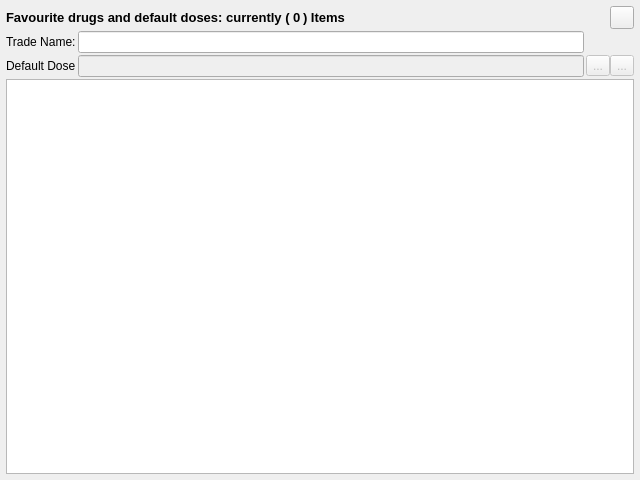
<?xml version="1.0" encoding="UTF-8"?>
<ui version="4.0">
 <class>favouriteDrugsEditor</class>
 <widget class="QDialog" name="favouriteDrugsEditor">
  <property name="geometry">
   <rect>
    <x>0</x>
    <y>0</y>
    <width>640</width>
    <height>480</height>
   </rect>
  </property>
  <property name="windowTitle">
   <string>Dialog</string>
  </property>
  <property name="modal">
   <bool>true</bool>
  </property>
  <layout class="QGridLayout" name="gridLayout">
   <property name="leftMargin">
    <number>6</number>
   </property>
   <property name="topMargin">
    <number>6</number>
   </property>
   <property name="rightMargin">
    <number>6</number>
   </property>
   <property name="bottomMargin">
    <number>6</number>
   </property>
   <property name="spacing">
    <number>2</number>
   </property>
   <item row="3" column="0" colspan="2">
    <layout class="QHBoxLayout" name="horizontalLayout_2">
     <item>
      <widget class="QLabel" name="label_2">
       <property name="text">
        <string>Default Dose</string>
       </property>
      </widget>
     </item>
     <item>
      <widget class="genericLineEdit" name="dose">
       <property name="enabled">
        <bool>false</bool>
       </property>
       <property name="readOnly">
        <bool>false</bool>
       </property>
       <property name="clearButtonEnabled">
        <bool>true</bool>
       </property>
      </widget>
     </item>
    </layout>
   </item>
   <item row="0" column="0" rowspan="2" colspan="3">
    <layout class="QHBoxLayout" name="horizontalLayout_3">
     <item>
      <widget class="QLabel" name="label_3">
       <property name="font">
        <font>
         <pointsize>10</pointsize>
        </font>
       </property>
       <property name="toolTip">
        <string>&lt;html&gt;&lt;head/&gt;&lt;body&gt;&lt;p&gt;Here you can add more drugs to your favourites and set its default dose.&lt;/p&gt;&lt;p align=&quot;justify&quot;&gt;Any drug you enter in patient list will be added here automatically with its dose.&lt;/p&gt;&lt;p align=&quot;justify&quot;&gt;You can toggle between all drugs mode and favourite mode by clicking Middle mouse click over drugs input line in either main window or visits window&lt;/p&gt;&lt;/body&gt;&lt;/html&gt;</string>
       </property>
       <property name="text">
        <string>&lt;html&gt;&lt;head/&gt;&lt;body&gt;&lt;p&gt;&lt;span style=&quot; font-weight:600;&quot;&gt;Favourite drugs and default doses: currently (&lt;/span&gt;&lt;/p&gt;&lt;/body&gt;&lt;/html&gt;</string>
       </property>
      </widget>
     </item>
     <item>
      <widget class="QLabel" name="rowsCount">
       <property name="text">
        <string>&lt;html&gt;&lt;head/&gt;&lt;body&gt;&lt;p&gt;&lt;span style=&quot; font-size:10pt; font-weight:600;&quot;&gt;0&lt;/span&gt;&lt;/p&gt;&lt;/body&gt;&lt;/html&gt;</string>
       </property>
      </widget>
     </item>
     <item>
      <widget class="QLabel" name="label_5">
       <property name="text">
        <string>&lt;html&gt;&lt;head/&gt;&lt;body&gt;&lt;p&gt;&lt;span style=&quot; font-size:10pt; font-weight:600;&quot;&gt;) Items&lt;/span&gt;&lt;/p&gt;&lt;/body&gt;&lt;/html&gt;</string>
       </property>
      </widget>
     </item>
     <item>
      <spacer name="horizontalSpacer_2">
       <property name="orientation">
        <enum>Qt::Horizontal</enum>
       </property>
       <property name="sizeHint" stdset="0">
        <size>
         <width>40</width>
         <height>20</height>
        </size>
       </property>
      </spacer>
     </item>
     <item>
      <widget class="QToolButton" name="closeButton">
       <property name="text">
        <string/>
       </property>
      </widget>
     </item>
    </layout>
   </item>
   <item row="3" column="2">
    <widget class="QWidget" name="widget" native="true">
     <property name="sizePolicy">
      <sizepolicy hsizetype="Fixed" vsizetype="Fixed">
       <horstretch>0</horstretch>
       <verstretch>0</verstretch>
      </sizepolicy>
     </property>
     <layout class="QHBoxLayout" name="horizontalLayout_4">
      <property name="spacing">
       <number>0</number>
      </property>
      <property name="leftMargin">
       <number>0</number>
      </property>
      <property name="topMargin">
       <number>0</number>
      </property>
      <property name="rightMargin">
       <number>0</number>
      </property>
      <property name="bottomMargin">
       <number>0</number>
      </property>
      <item>
       <widget class="QToolButton" name="ButtonNew">
        <property name="enabled">
         <bool>false</bool>
        </property>
        <property name="toolTip">
         <string>&lt;html&gt;&lt;head/&gt;&lt;body&gt;&lt;p&gt;Add Drug&lt;/p&gt;&lt;/body&gt;&lt;/html&gt;</string>
        </property>
        <property name="text">
         <string>...</string>
        </property>
        <property name="icon">
         <iconset resource="resources.qrc">
          <normaloff>:/ionicons/add</normaloff>:/ionicons/add</iconset>
        </property>
       </widget>
      </item>
      <item>
       <widget class="QToolButton" name="ButtonDel">
        <property name="enabled">
         <bool>false</bool>
        </property>
        <property name="toolTip">
         <string>&lt;html&gt;&lt;head/&gt;&lt;body&gt;&lt;p&gt;Delete Row&lt;/p&gt;&lt;/body&gt;&lt;/html&gt;</string>
        </property>
        <property name="text">
         <string>...</string>
        </property>
        <property name="icon">
         <iconset resource="resources.qrc">
          <normaloff>:/ionicons/rm</normaloff>:/ionicons/rm</iconset>
        </property>
       </widget>
      </item>
     </layout>
    </widget>
   </item>
   <item row="2" column="0" colspan="2">
    <layout class="QHBoxLayout" name="horizontalLayout">
     <item>
      <widget class="QLabel" name="label">
       <property name="text">
        <string>Trade Name:</string>
       </property>
      </widget>
     </item>
     <item>
      <widget class="genericLineEdit" name="tradeName">
       <property name="clearButtonEnabled">
        <bool>true</bool>
       </property>
      </widget>
     </item>
    </layout>
   </item>
   <item row="4" column="0" colspan="3">
    <widget class="QTableView" name="tableView">
     <property name="editTriggers">
      <set>QAbstractItemView::DoubleClicked</set>
     </property>
     <property name="alternatingRowColors">
      <bool>true</bool>
     </property>
     <property name="selectionMode">
      <enum>QAbstractItemView::SingleSelection</enum>
     </property>
     <property name="selectionBehavior">
      <enum>QAbstractItemView::SelectRows</enum>
     </property>
     <property name="gridStyle">
      <enum>Qt::DotLine</enum>
     </property>
     <property name="sortingEnabled">
      <bool>true</bool>
     </property>
     <property name="wordWrap">
      <bool>false</bool>
     </property>
     <property name="cornerButtonEnabled">
      <bool>true</bool>
     </property>
     <attribute name="horizontalHeaderShowSortIndicator" stdset="0">
      <bool>true</bool>
     </attribute>
     <attribute name="horizontalHeaderStretchLastSection">
      <bool>true</bool>
     </attribute>
     <attribute name="verticalHeaderVisible">
      <bool>false</bool>
     </attribute>
     <attribute name="verticalHeaderDefaultSectionSize">
      <number>20</number>
     </attribute>
     <attribute name="verticalHeaderHighlightSections">
      <bool>false</bool>
     </attribute>
     <attribute name="verticalHeaderMinimumSectionSize">
      <number>20</number>
     </attribute>
    </widget>
   </item>
  </layout>
 </widget>
 <customwidgets>
  <customwidget>
   <class>genericLineEdit</class>
   <extends>QLineEdit</extends>
   <header>genericlineedit.h</header>
  </customwidget>
 </customwidgets>
 <tabstops>
  <tabstop>tradeName</tabstop>
  <tabstop>dose</tabstop>
  <tabstop>ButtonNew</tabstop>
  <tabstop>ButtonDel</tabstop>
  <tabstop>tableView</tabstop>
 </tabstops>
 <resources>
  <include location="resources.qrc"/>
 </resources>
 <connections/>
</ui>
